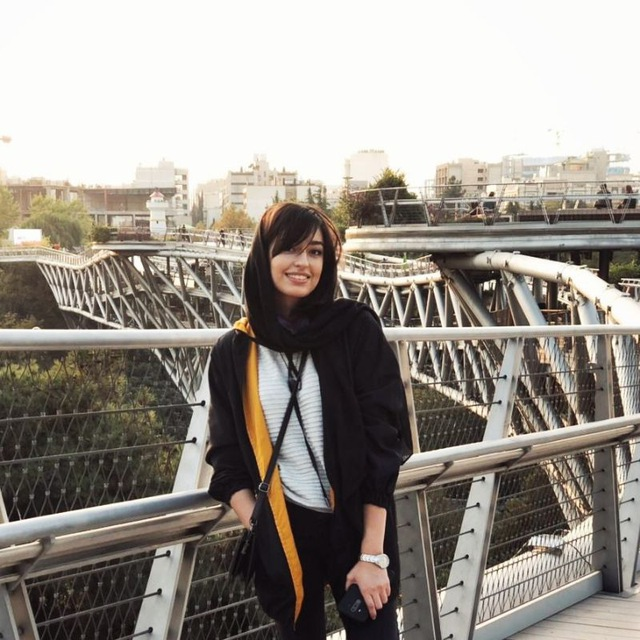
#> input picture contrast_filter/yasi.jpg, 640 x 640 px
$ python contrast_filter.py
#> lines starting #> are read from the running program, lines starting #| are printed output that depends on the picture
#YasamanYazdandoost 9708193
import cv2  #library OpenCV

path = 'yasi.jpg' #orginal image

Image = cv2.imread(path, 1)
#> Image is the input picture: shape (640, 640, 3); mean B, G, R 139.4, 146.9, 153.3

cv2.imshow('Original', Image)
cv2.waitKey(2000)
cv2.destroyAllWindows()

alpha = 1.5 # Contrast (1.0-3.0)
beta = 0 # Brightness (0-100)

high_contrast = cv2.convertScaleAbs(Image, alpha=alpha, beta=beta)
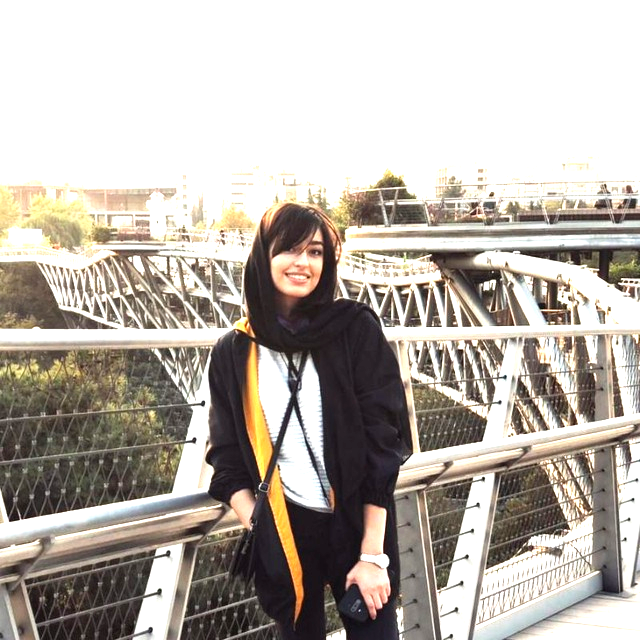
#> high_contrast: shape (640, 640, 3); mean B, G, R 169.7, 177.4, 184.4
cv2.imwrite('yasi_high_contrast.jpg', high_contrast)

cv2.imshow('High Contrast', high_contrast)
cv2.waitKey(2000)
cv2.destroyAllWindows()

alpha = 0.5

low_contrast = cv2.convertScaleAbs(Image, alpha=alpha, beta=beta)
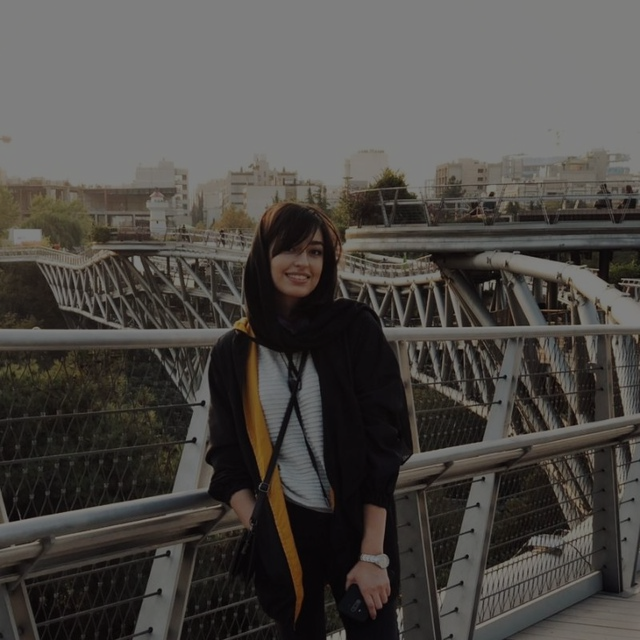
#> low_contrast: shape (640, 640, 3); mean B, G, R 69.8, 73.4, 76.5
cv2.imwrite('yasi_low_contrast.jpg', low_contrast)

cv2.imshow('Low Contrast', low_contrast)
cv2.waitKey(2000)
cv2.destroyAllWindows()
